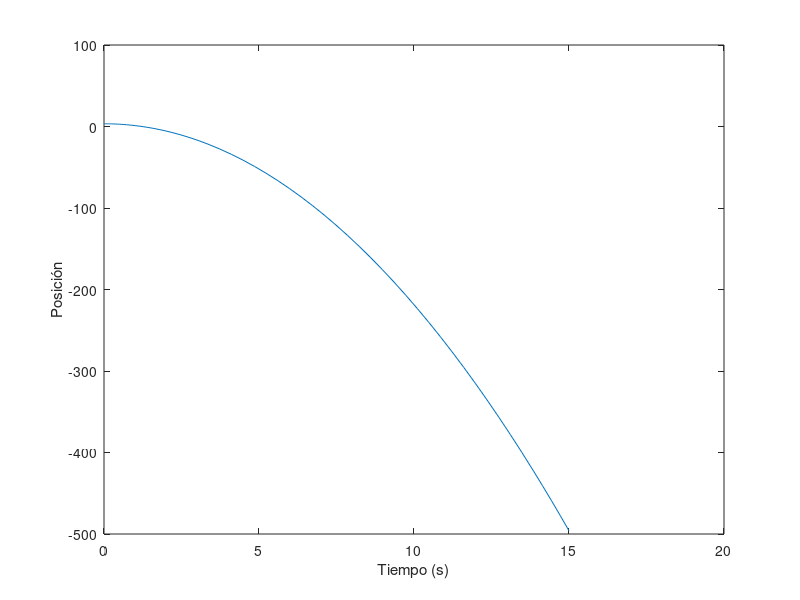

This figure's MATLAB source:
function main()
    % Parámetros y constantes
    m = 76;           % Masa del objeto (kg)
    TwRw = 10;        % Fuerza del motor (N)
    Rw = 0.1;         % Radio de la rueda (m)
    mu = 0.1;         % Coeficiente de fricción
    alpha = 30;       % Ángulo del plano inclinado (grados)
    g = 9.81;         % Aceleración debida a la gravedad (m/s^2)

    % Función de la EDO
    function dxdt = edo(t, x)
        dxdt = zeros(2, 1);
        dxdt(1) = x(2);  % dx/dt = velocidad
        dxdt(2) = (1 / m) * (TwRw / Rw - mu * m * g * cosd(alpha) - m * g * sind(alpha));
    end

    % Condiciones iniciales
    x0 = 3.34;          % Posición inicial (metros)
    v0 = 0;             % Velocidad inicial (m/s)
    y0 = [x0; v0];

    % Rango de tiempo
    tspan = [0, 15];  % De 0 a 15 segundos

    % Resolución de la EDO
    [t, y] = ode45(@edo, tspan, y0);

    % Gráficos
    plot(t, y(:, 1));  % Gráfico de la posición
    xlabel('Tiempo (s)');
    ylabel('Posición');
end
